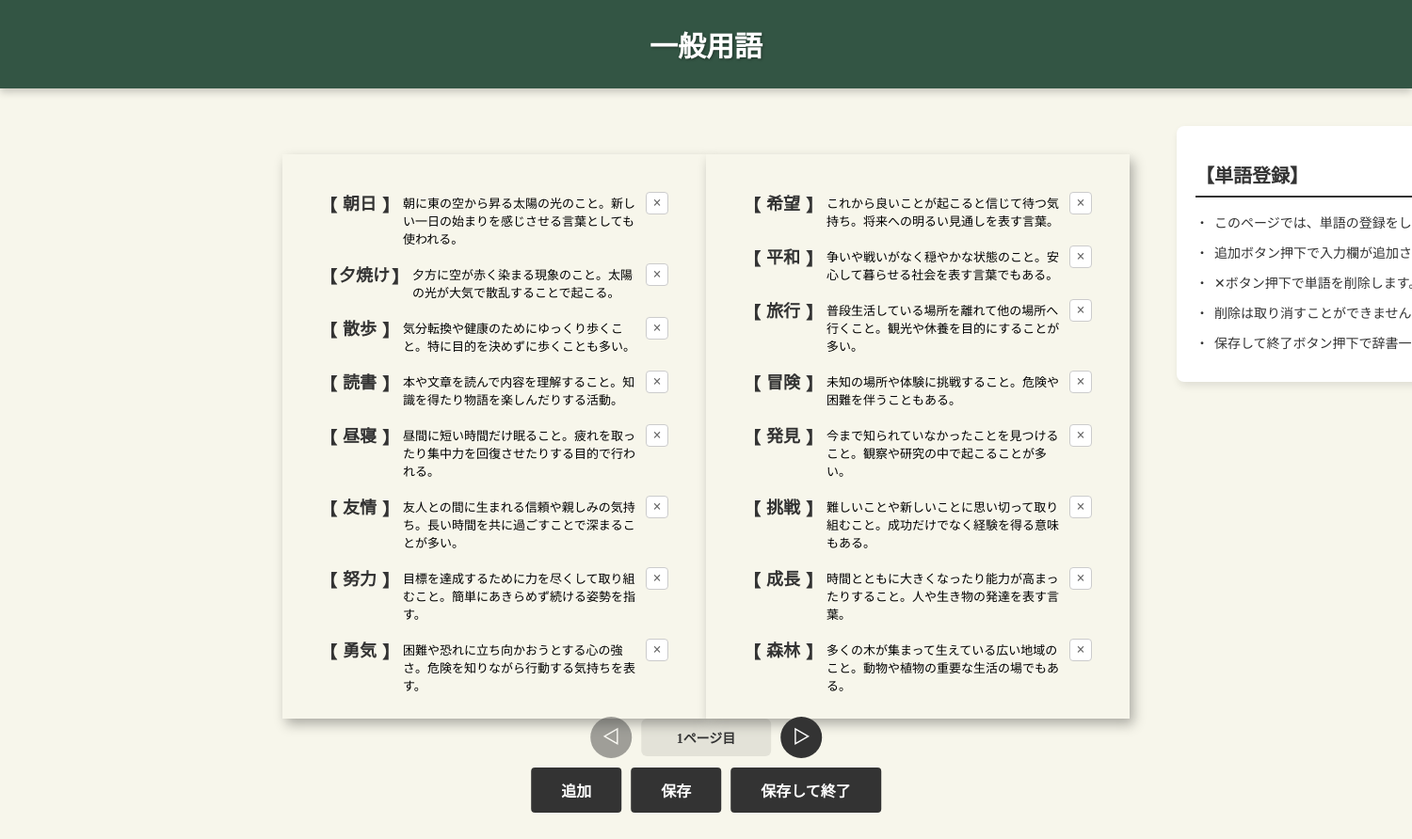
The app's page /add-words/15/0 with its own data.
### app/models.py (models this page shows, shortened)
class Dictionary(db.Model):
    __tablename__ = "dictionaries"
    id = db.Column(db.Integer, primary_key=True)
    title = db.Column(db.String(100))
    cover_color = db.Column(db.String(20))
    created_at = db.Column(db.DateTime, nullable=False, default=datetime.utcnow)
    updated_at = db.Column(db.DateTime, nullable=False, default=datetime.utcnow, onupdate=datetime.utcnow)
    is_favorite = db.Column(db.Boolean, nullable=False, default=False)

class Word(db.Model):
    __tablename__ = "words"
    id = db.Column(db.Integer, primary_key=True)
    word = db.Column(db.String(100))
    definition = db.Column(db.Text)
    line_count = db.Column(db.Integer)
    page_index = db.Column(db.Integer)
    dictionary_id = db.Column(db.Integer, db.ForeignKey("dictionaries.id", ondelete="CASCADE"), nullable=False)

### app/routes.py (the view)
@main.route('/add-words/<int:dictionary_id>/<int:page>')
def add_words(dictionary_id, page):
    dictionary = Dictionary.query.get(dictionary_id)
    if not dictionary:
        return redirect(url_for('main.index'))
    reflow_dictionary_words(dictionary_id)
    cover_color = dictionary.cover_color
    words = (Word.query
            .filter_by(dictionary_id=dictionary_id, page_index=page)
            .order_by(Word.id)
            .all())
    left_words = []
    right_words = []
    left_lines = 0
    right_lines = 0
    for word in words:
        lines = 1 + (word.line_count or 2)
        if left_lines + lines <= MAX_LINES_PER_PAGE:
            left_words.append(word)
            left_lines += lines
        elif right_lines + lines <= MAX_LINES_PER_PAGE:
            right_words.append(word)
            right_lines += lines
        else:
            right_words.append(word)
    return render_template('add_words.html',
                            dictionary=dictionary,
                            cover_color=cover_color,
                            page=page,
                            left_words=left_words,
                            right_words=right_words)

### app/routes.py (called while the page is built)
def reflow_dictionary_words(dictionary_id: int):
    words = Word.query.filter_by(dictionary_id=dictionary_id).order_by(Word.id).all()
    page_index = 0
    left_lines = 0
    right_lines = 0
    for word in words:
        lines = 1 + (word.line_count or 2)
        if left_lines + lines <= MAX_LINES_PER_PAGE:
            word.page_index = page_index
            left_lines += lines
        elif right_lines + lines <= MAX_LINES_PER_PAGE:
            word.page_index = page_index
            right_lines += lines
        else:
            page_index += 1
            left_lines = lines
            right_lines = 0
            word.page_index = page_index
    db.session.commit()

### app/templates/add_words.html (shortened to what this page needs)
<html lang="ja">
    <head>
        {% with title='単語登録' %}
            {% include 'head_css.html' %}
        {% endwith %}
    </head>
    <body>
        {% if dictionary %}
            <div class="dictionary-header"  style="background-color: {{ cover_color}};">
                <div class="dictionary-header-title">
                    {{ dictionary.title }}
                </div>
            </div>
            <div class="words-page-container">
                <div class="book-area">
                    <div class="page-left">
                        <div class="words-list" id="left-words-list">
                            {% for word in left_words %}
                                <div class="word-item" data-word-id="{{ word.id }}">
                                    <span class="bracket-open">【</span>
                                    <input type="text" class="word-input" value="{{ word.word }}" placeholder="単語" data-word-id="{{ word.id }}">
                                    <span class="bracket-close">】</span>
                                    <textarea class="definition-input" placeholder="意味" data-word-id="{{ word.id }}" rows="2">{{ word.definition }}</textarea>
                                    <button type="button" class="word-item-delete-btn" title="削除" aria-label="削除" data-word-id="{{ word.id }}">×</button>
                                </div>
                            {% endfor %}
                        </div>
                    </div>
                    <div class="page-right">
                        <div class="words-list" id="right-words-list">
                            {% for word in right_words %}
                                <div class="word-item" data-word-id="{{ word.id }}">
                                    <span class="bracket-open">【</span>
                                    <input type="text" class="word-input" value="{{ word.word }}" placeholder="単語" data-word-id="{{ word.id }}">
                                    <span class="bracket-close">】</span>
                                    <textarea class="definition-input" placeholder="意味" data-word-id="{{ word.id }}" rows="2">{{ word.definition }}</textarea>
                                    <button type="button" class="word-item-delete-btn" title="この単語を削除" aria-label="削除" data-word-id="{{ word.id }}">×</button>
                                </div>
                            {% endfor %}
                        </div>
                    </div>
                </div>
                <div class="notice-section right">
                    <h2>【単語登録】</h2>
                    <ul>
                        <li>このページでは、単語の登録をします。</li>
                        <li>追加ボタン押下で入力欄が追加されます。</li>
                        <li>✕ボタン押下で単語を削除します。</li>
                        <li>削除は取り消すことができません。</li>
                        <li>保存して終了ボタン押下で辞書一覧へ遷移します。</li>
                    </ul>
                </div>
            </div>
            <div class="save-exit-container">
                <div class="action-row page-row">
                    <button type="button" id="prev-page-button" class="nav-button" title="前のページ" aria-label="前のページ" {% if page == 0 %}disabled{% endif %}>◁</button>
                    <div class="page-indicator">
                        {{ page + 1 }}ページ目
                    </div>
                    <button type="button" id="next-page-button" class="nav-button" title="次のページ" aria-label="次のページ">▷</button>
                </div>
                <div class="action-row main-row">
                    <button type="button" id="add-row-button">追加</button>
                    <button type="button" id="save-button">保存</button>
                    <button type="button" id="save-exit-button">保存して終了</button>
                </div>
            </div>
        {% else %}
            <p>辞書が見つかりませんでした。</p>
        {% endif %}
    </body>
</html>

### app/static/css/common.css (style rules this page uses)
body { background-color: #F7F6EB; margin: 0; padding: 0; overflow: hidden; }
body { font-family: 'Hiragino Mincho ProN', 'Hiragino Mincho Pro', 'ヒラギノ明朝 ProN', 'ヒラギノ明朝 Pro', 'Yu Mincho', '游明朝', 'MS 明朝', 'MS Mincho', serif; }
body { font-size: 14px; }
body { color: #333333; }
button { background-color: #333333; color: #ffffff; padding: 10px 20px; border-radius: 5px; border: none; cursor: pointer; font-family: 'Hiragino Mincho ProN', 'Hiragino Mincho Pro', 'ヒラギノ明朝 ProN', 'ヒラギノ明朝 Pro', 'Yu Mincho', '游明朝', 'MS 明朝', 'MS Mincho', serif; font-size: 14px; font-weight: bold; text-align: center; }

### records on screen
Dictionary: title "一般用語"
Word: word "朝日", id "朝に東の空から昇る太陽の光のこと。新しい一日の始まりを感じさせる言葉としても使われる。"
Word: word "夕焼け", id "夕方に空が赤く染まる現象のこと。太陽の光が大気で散乱することで起こる。"
Word: word "散歩", id "気分転換や健康のためにゆっくり歩くこと。特に目的を決めずに歩くことも多い。"
Word: word "読書", id "本や文章を読んで内容を理解すること。知識を得たり物語を楽しんだりする活動。"
Word: word "昼寝", id "昼間に短い時間だけ眠ること。疲れを取ったり集中力を回復させたりする目的で行われる。"
Word: word "友情", id "友人との間に生まれる信頼や親しみの気持ち。長い時間を共に過ごすことで深まることが多い。"
Word: word "努力", id "目標を達成するために力を尽くして取り組むこと。簡単にあきらめず続ける姿勢を指す。"
Word: word "勇気", id "困難や恐れに立ち向かおうとする心の強さ。危険を知りながら行動する気持ちを表す。"
Word: word "希望", id "これから良いことが起こると信じて待つ気持ち。将来への明るい見通しを表す言葉。"
Word: word "平和", id "争いや戦いがなく穏やかな状態のこと。安心して暮らせる社会を表す言葉でもある。"
Word: word "旅行", id "普段生活している場所を離れて他の場所へ行くこと。観光や休養を目的にすることが多い。"
Word: word "冒険", id "未知の場所や体験に挑戦すること。危険や困難を伴うこともある。"
Word: word "発見", id "今まで知られていなかったことを見つけること。観察や研究の中で起こることが多い。"
Word: word "挑戦", id "難しいことや新しいことに思い切って取り組むこと。成功だけでなく経験を得る意味もある。"
Word: word "成長", id "時間とともに大きくなったり能力が高まったりすること。人や生き物の発達を表す言葉。"
Word: word "森林", id "多くの木が集まって生えている広い地域のこと。動物や植物の重要な生活の場でもある。"

### other values on screen
{{ page + 1 }} "1"
